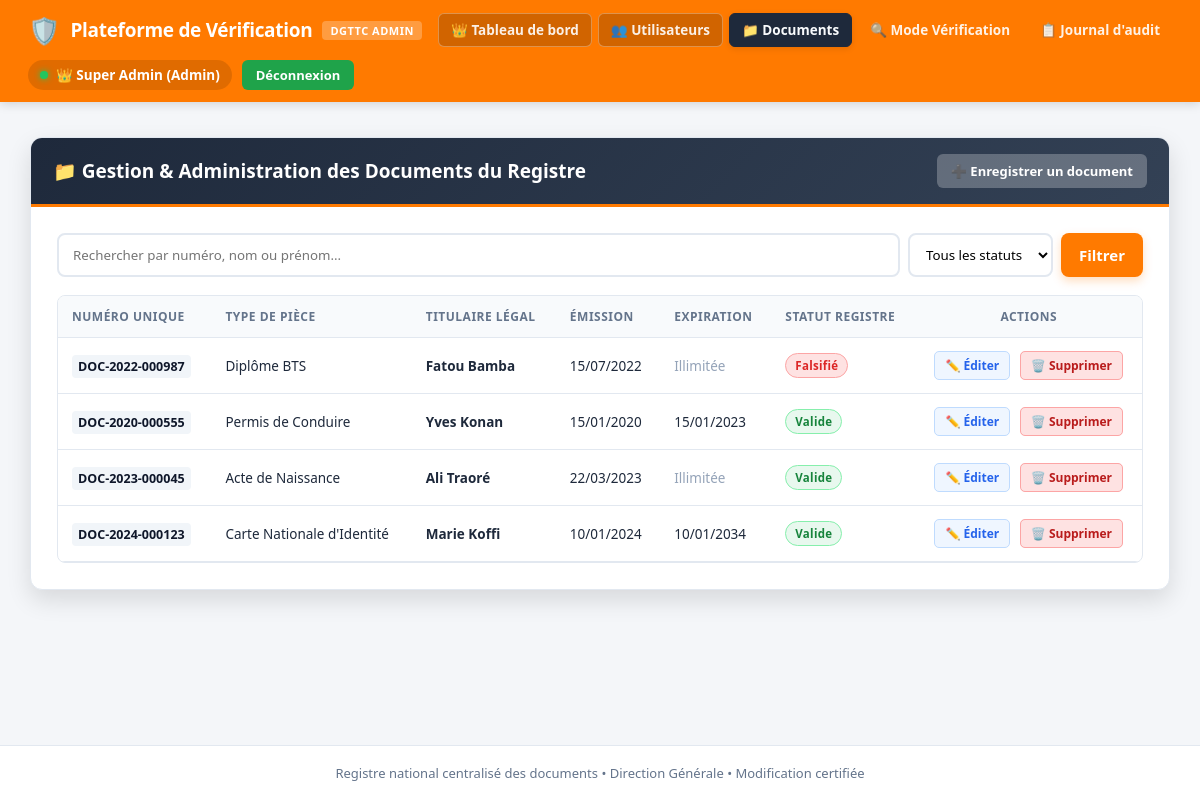
The app's page /admin_documents.php (signed in) with its own data.
### tables this page shows
CREATE TABLE IF NOT EXISTS documents (
    id INT AUTO_INCREMENT PRIMARY KEY,
    numero_unique VARCHAR(50) NOT NULL UNIQUE,
    type_document VARCHAR(100) NOT NULL,        
    nom_titulaire VARCHAR(100) NOT NULL,
    prenom_titulaire VARCHAR(100) NOT NULL,
    date_naissance DATE,
    date_emission DATE NOT NULL,
    date_expiration DATE,
    statut ENUM('valide','annule','falsifie') NOT NULL DEFAULT 'valide',
    date_enregistrement TIMESTAMP DEFAULT CURRENT_TIMESTAMP
);

### admin_documents.php (the view, shortened to what this page needs)
<?php
require "config.php";
$recherche = trim($_GET["q"] ?? "");
$sql = "SELECT * FROM documents WHERE 1=1";
$params = [];
$sql .= " ORDER BY id DESC";
$stmt = $pdo->prepare($sql);
$stmt->execute($params);
$documents = $stmt->fetchAll(PDO::FETCH_ASSOC);
?>
<!DOCTYPE html>
<html lang="fr">
<head>
    <link rel="stylesheet" href="style.css">
</head>
<body>
    <header class="barre-titre">
        <a href="admin.php" class="logo-groupe">
            <span class="logo-icone">🛡️</span>
            <h1>Plateforme de Vérification</h1>
            <span class="badge-ministere">DGTTC ADMIN</span>
        </a>
        <nav class="nav-onglets">
            <a href="admin.php" class="onglet-admin">👑 Tableau de bord</a>
            <a href="admin_utilisateurs.php" class="onglet-admin">👥 Utilisateurs</a>
            <a href="admin_documents.php" class="actif onglet-admin">📁 Documents</a>
            <a href="verifier.php">🔍 Mode Vérification</a>
            <a href="historique.php">📋 Journal d'audit</a>
        </nav>
        <div class="agent-zone">
            <div class="agent-info">
                <span class="point-vert"></span>
                <span>👑 <?= htmlspecialchars($_SESSION["agent_nom"]) ?> (Admin)</span>
            </div>
            <a href="logout.php" class="deconnexion">Déconnexion</a>
        </div>
    </header>
    <div class="conteneur conteneur-plein">
        <div class="en-tete en-tete-admin">
            <h2>📁 Gestion & Administration des Documents du Registre</h2>
            <a href="ajouter_document.php" class="bouton-secondaire" style="background: rgba(255,255,255,0.25); color: #FFF; border: none; font-weight: 700;">
                ➕ Enregistrer un document
            </a>
        </div>
        <div class="corps">
            <div class="barre-outils-table">
                <form method="GET" action="admin_documents.php">
                    <input type="text" name="q" placeholder="Rechercher par numéro, nom ou prénom..."
                           value="<?= htmlspecialchars($recherche) ?>"
                           style="padding: 10px 14px; border: 2px solid var(--gris-bordure); border-radius: 8px; flex: 1;">
                    <select name="statut" style="padding: 10px 12px; border: 2px solid var(--gris-bordure); border-radius: 8px; background: #FFF;">
                        <option value="">Tous les statuts</option>
                    </select>
                    <button type="submit" class="bouton-principal" style="width: auto; padding: 10px 18px;">Filtrer</button>
                </form>
            </div>
            <?php if (empty($documents)): ?>
                <div style="text-align: center; padding: 40px; background: #F8FAFC; border-radius: 8px; border: 1px dashed var(--gris-bordure);">
                    <p style="font-size: 15px; color: var(--gris-secondaire); margin-bottom: 15px;">Aucun document trouvé dans le registre officiel.</p>
                    <a href="ajouter_document.php" class="bouton-principal" style="width: auto; padding: 10px 20px;">Enregistrer un premier document</a>
                </div>
            <?php else: ?>
                <div class="table-responsive">
                    <table class="table-donnees">
                        <thead>
                            <tr>
                                <th>Numéro Unique</th>
                                <th>Type de pièce</th>
                                <th>Titulaire légal</th>
                                <th>Émission</th>
                                <th>Expiration</th>
                                <th>Statut registre</th>
                                <th style="text-align: center;">Actions</th>
                            </tr>
                        </thead>
                        <tbody>
                            <?php foreach ($documents as $d): ?>
                                <tr>
                                    <td><code><?= htmlspecialchars($d["numero_unique"]) ?></code></td>
                                    <td><?= htmlspecialchars($d["type_document"]) ?></td>
                                    <td><strong><?= htmlspecialchars($d["prenom_titulaire"] . " " . $d["nom_titulaire"]) ?></strong></td>
                                    <td><?= htmlspecialchars(date("d/m/Y", strtotime($d["date_emission"]))) ?></td>
                                    <td><?= !empty($d["date_expiration"]) ? htmlspecialchars(date("d/m/Y", strtotime($d["date_expiration"]))) : '<span style="color: #94A3B8;">Illimitée</span>' ?></td>
                                    <td>
                                        <?php if ($d["statut"] === "valide"): ?>
                                            <span class="pastille-statut pastille-valide">Valide</span>
                                        <?php elseif ($d["statut"] === "annule"): ?>
                                            <span class="pastille-statut pastille-expire">Annulé</span>
                                        <?php else: ?>
                                            <span class="pastille-statut pastille-faux">Falsifié</span>
                                        <?php endif; ?>
                                    </td>
                                    <td style="text-align: center; white-space: nowrap;">
                                        <button type="button" class="bouton-modifier" onclick='ouvrirEditionDoc(<?= json_encode($d) ?>)'>
                                            ✏️ Éditer
                                        </button>
                                        <a href="admin_documents.php?action=supprimer&id=<?= (int)$d['id'] ?>" class="bouton-danger" onclick="return confirm('Confirmez-vous la suppression définitive du document <?= htmlspecialchars($d['numero_unique'], ENT_QUOTES) ?> ?')" style="text-decoration: none; margin-left: 6px;">
                                            🗑️ Supprimer
                                        </a>
                                    </td>
                                </tr>
                            <?php endforeach; ?>
                        </tbody>
                    </table>
                </div>
            <?php endif; ?>
        </div>
    </div>
    <footer class="bas-de-page">
        Registre national centralisé des documents &bull; Direction Générale &bull; Modification certifiée
    </footer>
</body>
</html>

### records on screen
documents: numero_unique "DOC-2022-000987", type_document "Diplôme BTS", prenom_titulaire+nom_titulaire "Fatou Bamba", date_emission "15/07/2022", shows "Illimitée", statut "Falsifié"
documents: numero_unique "DOC-2020-000555", type_document "Permis de Conduire", prenom_titulaire+nom_titulaire "Yves Konan", date_emission "15/01/2020", date_expiration "15/01/2023", statut "Valide"
documents: numero_unique "DOC-2023-000045", type_document "Acte de Naissance", prenom_titulaire+nom_titulaire "Ali Traoré", date_emission "22/03/2023", shows "Illimitée", statut "Valide"
documents: numero_unique "DOC-2024-000123", type_document "Carte Nationale d'Identité", prenom_titulaire+nom_titulaire "Marie Koffi", date_emission "10/01/2024", date_expiration "10/01/2034", statut "Valide"

### other values on screen
$_SESSION["agent_nom"] "Super Admin"
